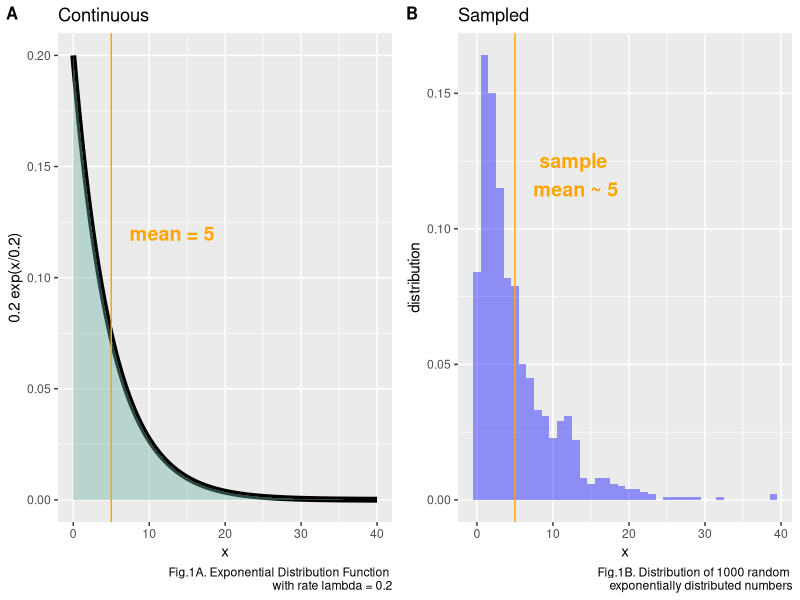

R code for this plot:
## ---- chunk 1
library(knitr)
library(ggplot2)
library("cowplot")
knitr::opts_chunk$set(echo = TRUE)
## ---- chunk 2
lambda = 0.2
xs <- seq(0,40, by = .05)
dvalues <- dexp(xs,rate=lambda)
data <-data.frame(xs,dvalues) #data for continuous exp function
p1 <- ggplot(data,aes(x=xs,y=dvalues)) + geom_line(size = 2)+
   geom_area( fill="#69b3a2", alpha=0.4)+
   geom_vline(aes(xintercept = 5),color = "orange") +
      xlab("x") + ylab("0.2 exp(x/0.2)")+
   labs(caption="Fig.1A. Exponential Distribution Function \nwith rate lambda = 0.2",
        title ="Continuous") +
      annotate("text", x = 13, y = .12, 
              label = "mean = 5" , color = "orange",
              size=5 , angle=0, fontface="bold")
set.seed(12172020)  #set seed so result is reproducible
histdata <-data.frame(hx =rexp(1000,lambda))  #generate data for plot B
p2 <- ggplot(data=histdata,aes(x=hx))+
      geom_histogram(aes(y=..density..),fill="blue",alpha = 0.4,binwidth = 1)+
   geom_vline(aes(xintercept = 5),color = "orange")+
   xlab("x")+ ylab("distribution")+
   labs(caption="Fig.1B. Distribution of 1000 random \nexponentially distributed numbers",
        title ="Sampled")+
   annotate("text", x = 13, y = .12, 
              label = "sample \nmean ~ 5" , color = "orange",
              size=5 , angle=0, fontface="bold")
plot_grid(p1, p2, labels = c('A', 'B'), label_size = 12)

